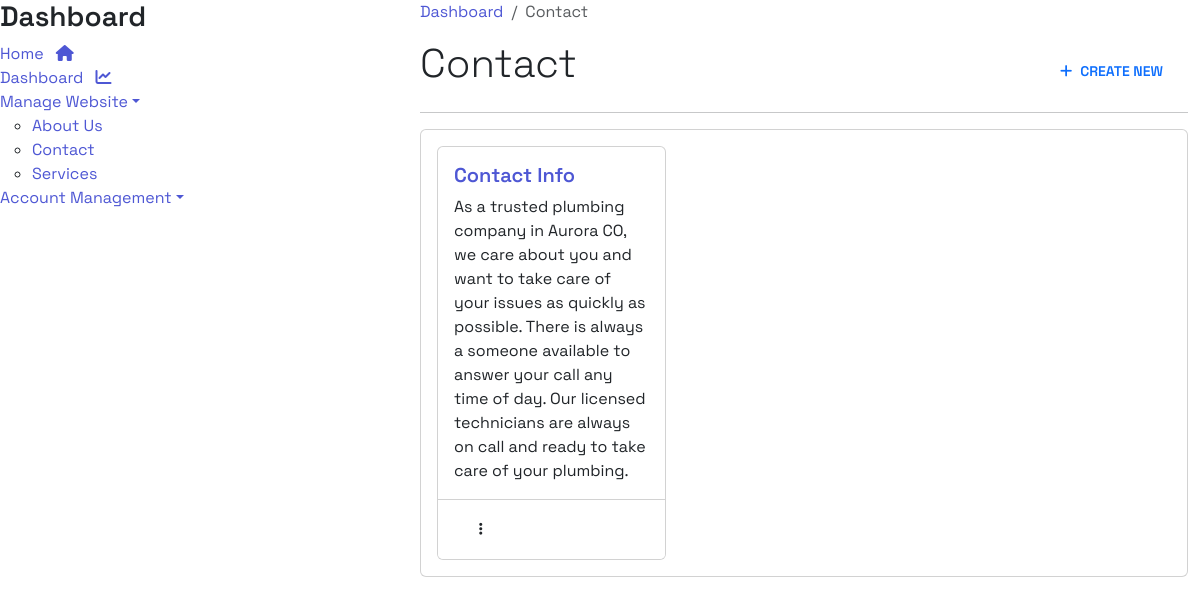
Page /contact-list/ (signed in) on the committed database.
### base/models.py (models this page shows, shortened)
class Contact(models.Model):
    title = models.CharField(max_length=100)
    address = models.CharField(max_length=255)
    email = models.CharField(max_length=255)
    phone_number = models.CharField(max_length=50)
    business_hours = models.TextField()
    service_area = models.CharField(max_length=150, default='Denver Metropolitan Area')
    content = models.TextField(blank=True, null=True)
    author = models.ForeignKey(User, on_delete=models.CASCADE)
    created_at = models.DateTimeField(auto_now_add= True)
    updated_at = models.DateTimeField(auto_now=True)
    slug = models.SlugField(unique=True)

### base/views.py (the view)
# urls.py: path('contact-list/', ContactList.as_view(), name='contact-list'),
class ContactList(LoginRequiredMixin, ListView):
    model = Contact
    template_name = 'contact/contact-list.html'
    def get_context_data(self, **kwargs):
        context = super().get_context_data(**kwargs)
        context['contacts'] = Contact.objects.all()
        return context

### base/templates/contact/contact-list.html (shortened to what this page needs)
{% extends "base.html" %}
{% block content %}
<div class="row">
    <div class="col-md-4">
        <div class="sidebar">
            <div class="sidebar-header">
                <a class="text-decoration-none text-white" href="{% url 'dashboard' %}">
                    <h3>Dashboard</h3>
                </a>
            </div>
            <ul class="list-unstyled components">
                <li>
                    <a href="{% url 'Home' %}">Home <i class="fa-solid fa-home ms-2"></i></a>
                </li>
                <li>
                    <a href="{% url 'dashboard' %}">Dashboard <i class="fa-solid fa-chart-line ms-2"></i></a>
                </li>
                <li class="active">
                    <a href="#homeSubmenu" data-bs-toggle="collapse" aria-expanded="false" class="dropdown-toggle">Manage
                        Website</a>
                    <ul class="collapse show" id="homeSubmenu">
                        <li><a href="{% url 'about-list' %}">About Us</a></li>
                        <li><a href="{% url 'contact-list' %}">Contact</a></li>
                        <li><a href="{% url 'service-list' %}">Services</a></li>
                    </ul>
                </li>
                <li>
                    <a href="#pageSubmenu" data-bs-toggle="collapse" aria-expanded="false" class="dropdown-toggle">Account
                        Management</a>
                </li>
            </ul>
        </div>
    </div>
    <div class="col-md-8">
        <div class="container">
            <nav aria-label="breadcrumb">
                <ol class="breadcrumb">
                    <li class="breadcrumb-item"><a href="#">Dashboard</a></li>
                    <li class="breadcrumb-item active" aria-current="page">Contact</li>
                </ol>
            </nav>
            <div class="d-flex justify-content-between align-items-center">
                <h1 class="fw-light">Contact</h1>
                <a class="btn text-primary rounded-5 pt-3" href="{% url 'create-contact' %}"><i
                        class="fa-solid fa-plus me-2"></i>Create New</a>
            </div>
            <hr>
            <div class="card">
                <div class="card-body">
                    <div class="row row-cols-1 row-cols-md-3 g-4">
                        {% for contact in contacts %}
                        <div class="col">
                            <div class="card project-card h-100">
                                <div class="card-body">
                                    <a class="text-decoration-none" href="{% url 'contact-update' contact.slug %}">
                                        <h5 class="card-title">{{contact.title}}</h5>
                                    </a>
                                    <p class="card-text">{{contact.content}}</p>
                                </div>
                                <div class="card-footer bg-white">
                                    <div class="d-flex justify-content-between align-items-center">
                                        <div class="text-muted">
                                            <div class="btn-group me-auto">
                                                <button class="btn rounded-5 bg-outline-secondary" type="button"
                                                    id="triggerId" data-bs-toggle="dropdown" aria-haspopup="true"
                                                    aria-expanded="false">
                                                    <i class="fa-solid fa-ellipsis-vertical"></i>
                                                </button>
                                            </div>
                                        </div>
                                    </div>
                                </div>
                            </div>
                        </div>
                        {% endfor %}
                    </div>
                </div>
            </div>
        </div>
    </div>
</div>
{% endblock content %}

### static/styles/main.css (style rules this page uses)
:root { --c-dark: #212529; --c-brand: #4e57d4; --c-brand-light: #6970dd; --c-brand-rgb: 78, 87, 212; --c-body: #727272; --box-shadow: 0px 15px 25px rgba(0,0,0,0.08); --transition: all 0.5s ease; }
body { font-family: 'Space Grotesk', sans-serif; }
h1, h2, h3,h4, h5, h6, .h1, .h2, .h3, .h4, .h5, .h6 { font-weight: 600; color: var(--c-dark); }
a { text-decoration: none; color: var(--c-brand); transition: var(--transition); }
.btn { font-weight: 600; font-size: 14px; text-transform: uppercase; border-radius: 0; padding: 10px 24px; }

### rows in the picture
Contact: title "Contact Info", content "As a trusted plumbing company in Aurora CO, we care about you and want to take care of your issues as quickly as possible. There is always a someone available to answer your call any time of day. Our licensed technicians are always on call and ready to take care of your plumbing."
